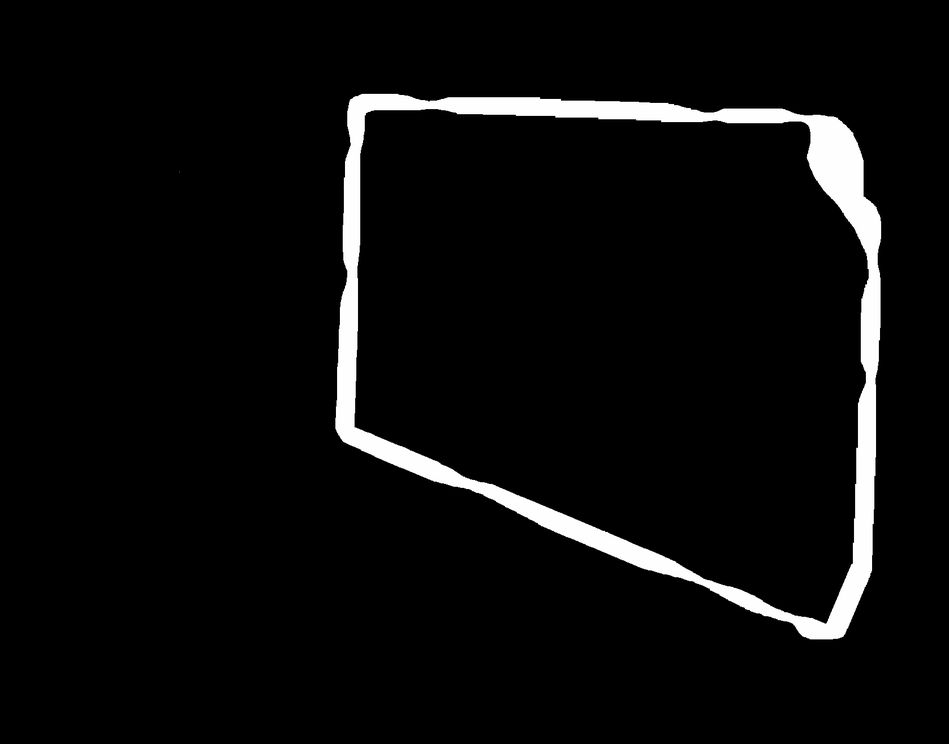
#> input picture src/global_planner/maps/HRL/HRL_gimp.png, 949 x 744 px, shrunk from 1678 x 1316 before the run, found by its file name; its folder holds 4 pictures in this run
$ python centerline_computation.py
#> lines starting #> are read from the running program, lines starting #| are printed output that depends on the picture; after the words box and inside, x2 and y2 are one past the last pixel; in counts of white or black regions, pixels touching at a corner belong together
import cv2
import numpy as np
import os
from scipy.interpolate import CubicSpline
# import matplotlib.pyplot as plt
import pandas as pd


# Parameter
MAP_NAME = 'HRL'

# Import
image_path = os.path.join(os.getcwd(), 'src', 'global_planner', 'maps', MAP_NAME, f'{MAP_NAME}_gimp.png')
image = cv2.imread(image_path, cv2.IMREAD_GRAYSCALE)
#> image is the input picture: shape (744, 949); min 0, max 255, mean 11.9

# Binary image
_, binary_image = cv2.threshold(image, 5, 255, cv2.THRESH_BINARY)
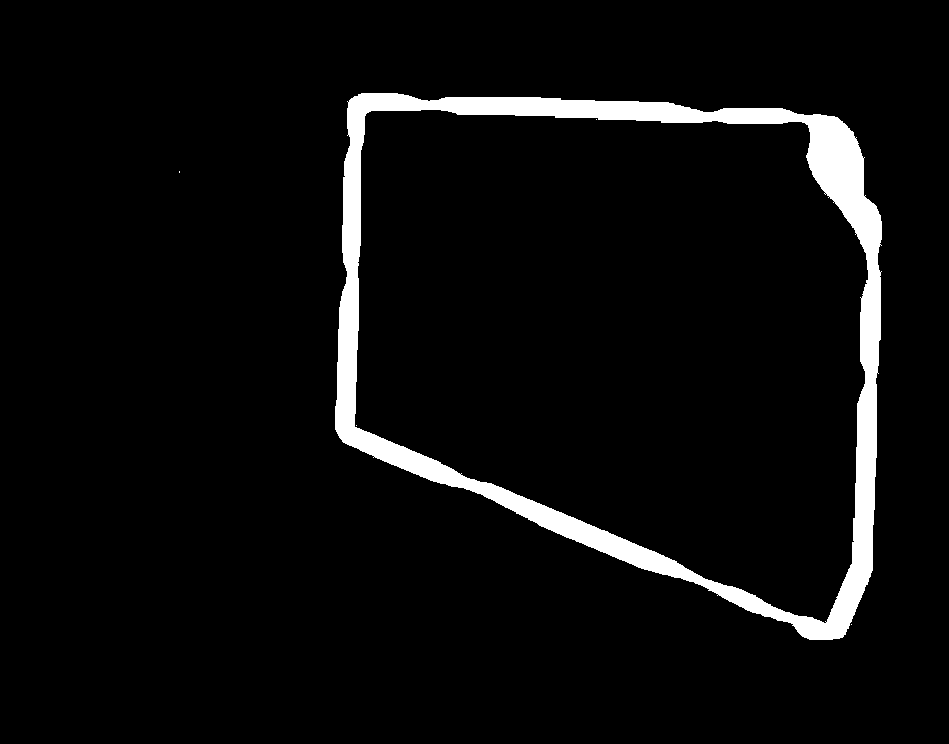
#> binary_image: shape (744, 949); 5% white; 5 white regions (4 under 20 px), largest, box (x1, y1, x2, y2) and area: (335, 93, 882, 640) 35346

# Flip (needed because of rviz etc...)
binary_image = cv2.flip(binary_image, 0)
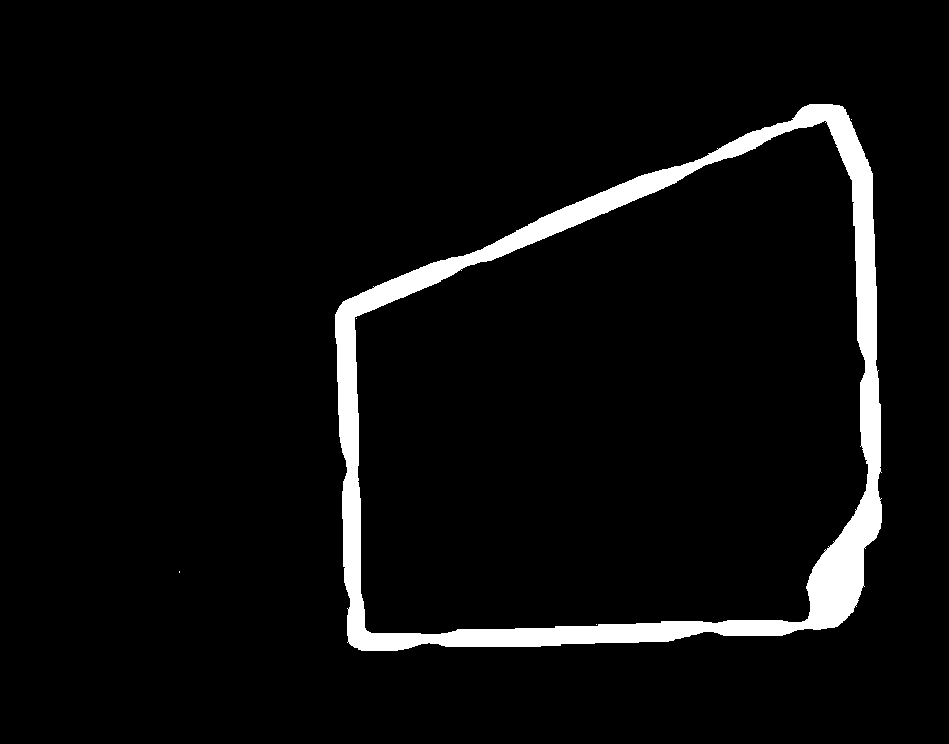
#> binary_image: shape (744, 949); 5% white; 5 white regions (4 under 20 px), largest, box (x1, y1, x2, y2) and area: (335, 104, 882, 651) 35346

# Erode
kernel = np.ones((3, 3), np.uint8)
binary_image = cv2.erode(binary_image, kernel)
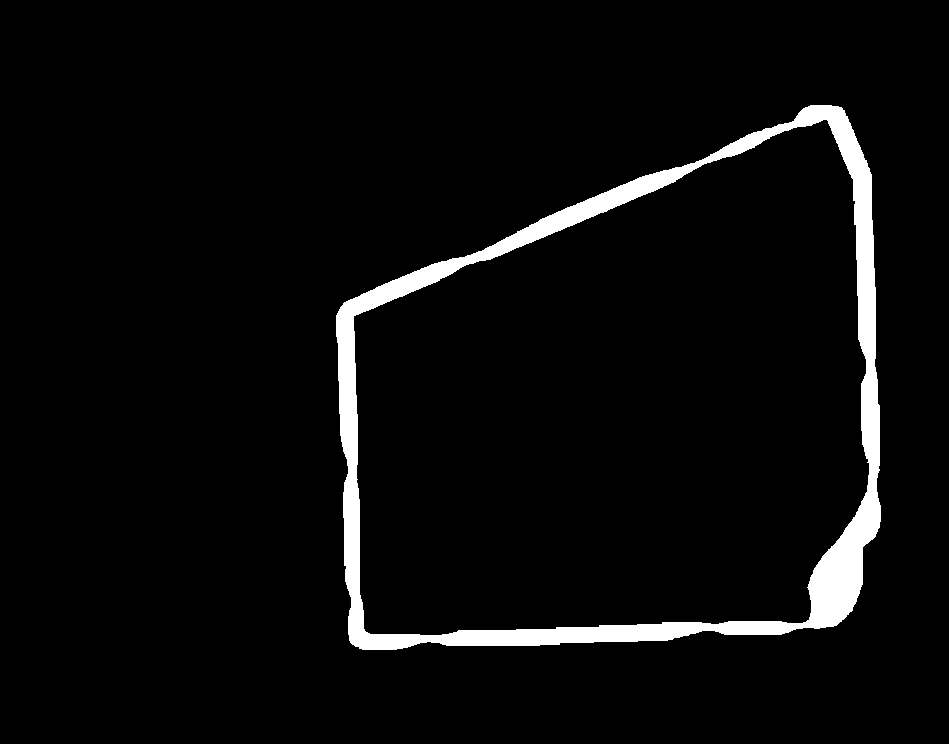
#> binary_image: shape (744, 949); 4.4% white; 1 white region, box (x1, y1, x2, y2) and area: (336, 105, 881, 650) 31002

# Skeleton fpr initial centerline
skeleton = binary_image.copy()
kernel = np.ones((3, 3), np.uint8)

for i in range(100):
    print(i) # TODO print msg
    skeleton = cv2.dilate(skeleton, kernel, iterations=10)
    skeleton = cv2.ximgproc.thinning(skeleton)
#> this loop made 100 passes
#> pass 1, `skeleton = cv2.ximgproc.thinning(skeleton)`:
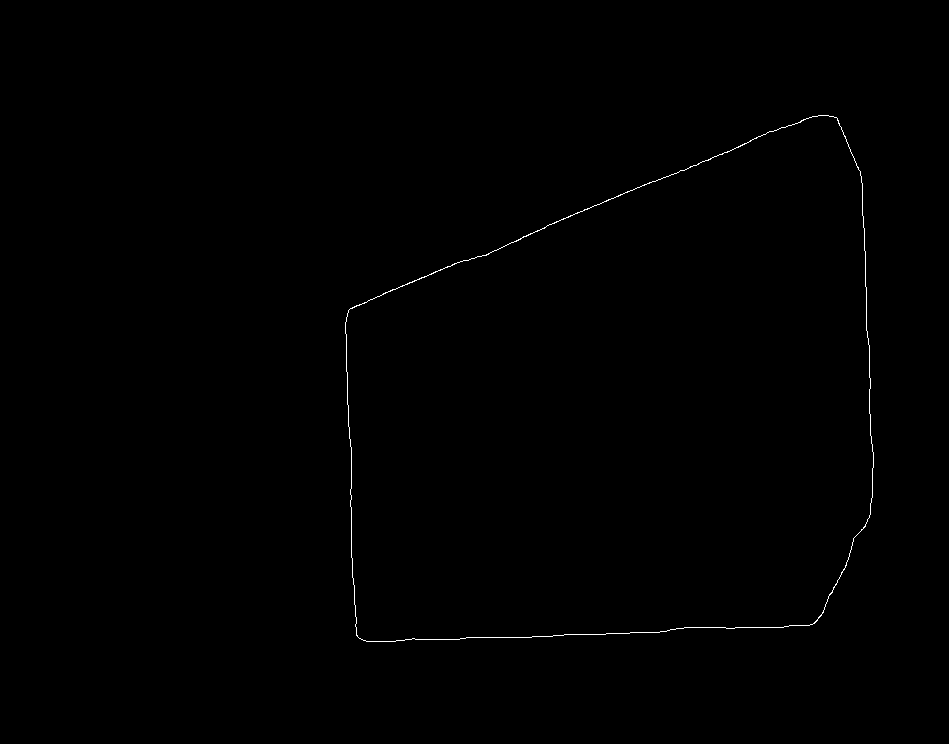
#> skeleton: shape (744, 949); 0.26% white in thin lines or dots, all inside (x1, y1, x2, y2) = (345, 115, 874, 642)
#> pass 2, `skeleton = cv2.dilate(skeleton, kernel, iterations=10)`:
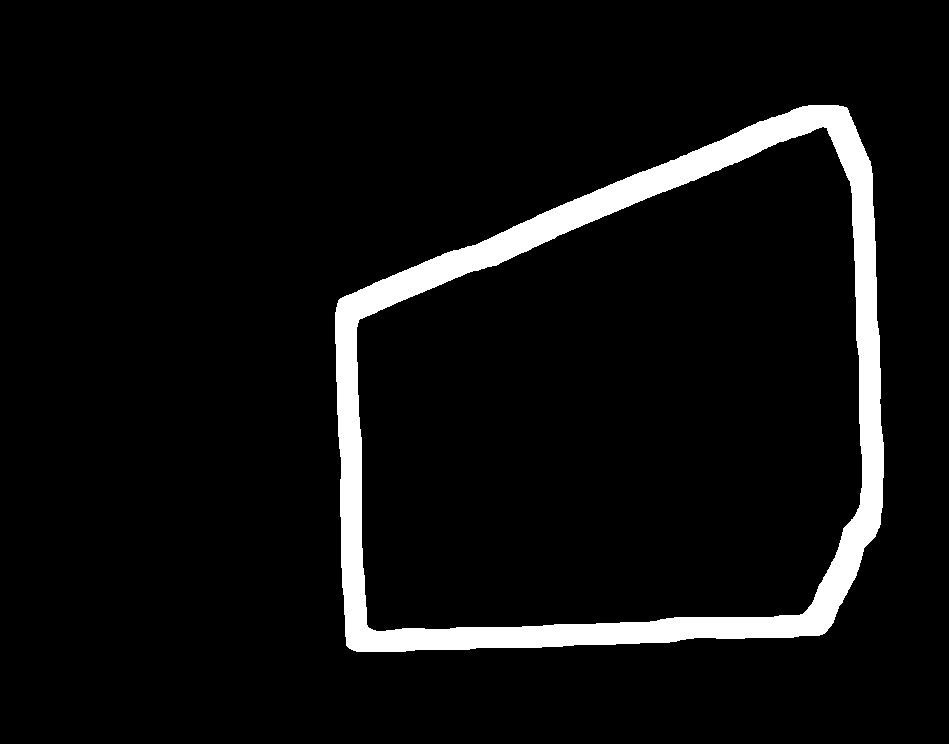
#> skeleton: shape (744, 949); 6.3% white; 1 white region, box (x1, y1, x2, y2) and area: (335, 105, 884, 652) 44135
#> after the loop: skeleton: shape (744, 949); 0.26% white in thin lines or dots, all inside (x1, y1, x2, y2) = (346, 116, 873, 642)

num_labels, labels_im = cv2.connectedComponents(skeleton)
#> num_labels = 2

if num_labels == 2:
    sk = np.zeros_like(binary_image)
    sk[labels_im == 1] = 255
else:
    print('fehler') # TODO beende skript

# Edge detection for race track borders
edges = cv2.Canny(binary_image, 100, 200)
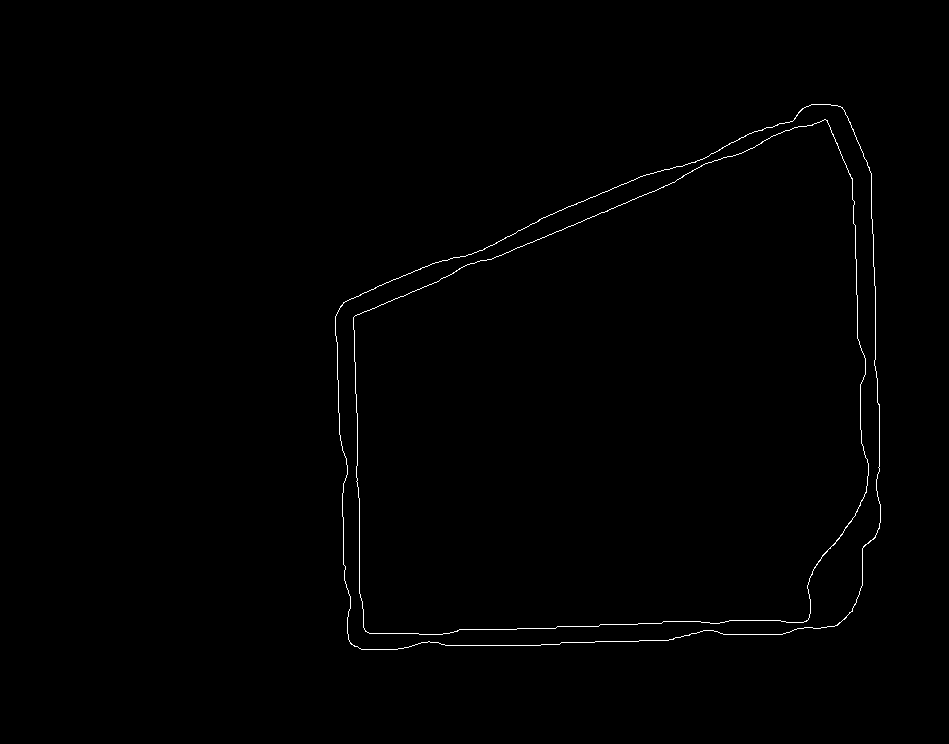
#> edges: shape (744, 949); 0.52% white in thin lines or dots, all inside (x1, y1, x2, y2) = (335, 104, 881, 650)
num_labels, labels_im = cv2.connectedComponents(edges)
#> labels_im: shape (744, 949) int32; 3 distinct labels, from 0 to 2
#> num_labels = 3
if num_labels == 3:
    b1 = np.zeros_like(edges)
    b2 = np.zeros_like(edges)
    b1[labels_im == 1] = 255
    b2[labels_im == 2] = 255

else:
    print("fehler") # TODO beende skript

# Extract ordered centerline points
contours, _ = cv2.findContours(sk, cv2.RETR_EXTERNAL, cv2.CHAIN_APPROX_NONE)
centerline_points_f = [pt[0] for pt in max(contours, key=cv2.contourArea)]

# Extract ordered racetrack border points
contours, _ = cv2.findContours(b1, cv2.RETR_EXTERNAL, cv2.CHAIN_APPROX_NONE)
b1_points = [pt[0] for pt in max(contours, key=cv2.contourArea)]
contours, _ = cv2.findContours(b2, cv2.RETR_EXTERNAL, cv2.CHAIN_APPROX_NONE)
b2_points = [pt[0] for pt in max(contours, key=cv2.contourArea)]


# Centerline optimization
SPLINE_INTERPOLATION = False
STEP_CENTERLINE = 10

# Keep every 20th point from the centerline
centerline_points = centerline_points_f[::STEP_CENTERLINE]

# Create an output image
output_image = np.zeros((binary_image.shape[0], binary_image.shape[1], 3), dtype=np.uint8)

# Draw the contours
output_image[b1 == 255] = [255, 0, 255]
output_image[b2 == 255] = [255, 0, 255]
output_image[sk == 255] = [255, 0, 255]

# Convert points to NumPy arrays
centerline_points = np.array(centerline_points)
b1_points = np.array(b1_points)
b2_points = np.array(b2_points)

# Backup copy of the centerline points
cur_centerline_points = centerline_points.copy()

itt = 10
# Iteratively optimize the centerline
for i in range(itt):
    # List to hold optimized centerline points
    optimized_centerline_points = []

    # Draw normal vectors and find the closest points on splines
    for idx, cp1 in enumerate(cur_centerline_points):
        # Determine the next point for the tangent calculation
        if idx == len(cur_centerline_points) - 1:
            cp2 = cur_centerline_points[0]
        else:
            cp2 = cur_centerline_points[idx + 1]

        # Calculate the tangent and normal vectors
        T = cp2 - cp1  # Tangent vector
        if np.linalg.norm(T) < 1e-6:  # Check for near-zero length to avoid NaNs
            N = np.array([0, 1])  # Default normal if T is zero
        else:
            N = np.array([-T[1], T[0]])  # Normal vector
            N = N / np.linalg.norm(N)  # Normalize the normal vector

        # Calculate the endpoint for the normal vector and convert to integer tuple
        start_point = (int(cp1[0]), int(cp1[1]))
        end_point = (int(cp1[0] + N[0] * 20), int(cp1[1] + N[1] * 20))  # Length of the normal vector is 20 pixels

        # Draw the normal vector in red in the last iteration
        if i == itt - 1:
            cv2.arrowedLine(output_image, start_point, end_point, (0, 0, 255), 1)

        b1d = np.linalg.norm(b1_points-cp1, axis=1)
        b1d_idx = np.argsort(b1d)
        b1_points_s = b1_points[b1d_idx[:20]]
        bd = []
        for bidx, b1p in enumerate(b1_points_s):
            if N[0] == 0 and N[1] != 0:
                t = (b1p[1] - cp1[1])/N[1]
            elif N[0] != 0:
                t = (b1p[0] - cp1[0])/N[0]
            else:
                pass

            cp1_schnittpunkt = cp1 + t*N
            bd.append(np.linalg.norm(b1p - cp1_schnittpunkt))
        bd = np.array(bd)
        b1min = b1_points_s[np.argmin(bd)]

        b2d = np.linalg.norm(b2_points-cp1, axis=1)
        b2d_idx = np.argsort(b2d)
        b2_points_s = b2_points[b2d_idx[:20]]
        bd = []
        for bidx, b2p in enumerate(b2_points_s):
            if N[0] == 0 and N[1] != 0:
                t = (b2p[1] - cp1[1])/N[1]
            elif N[0] != 0:
                t = (b2p[0] - cp1[0])/N[0]
            else:
                pass

            cp1_schnittpunkt = cp1 + t*N
            bd.append(np.linalg.norm(b2p - cp1_schnittpunkt))
        bd = np.array(bd)
        b2min = b2_points_s[bd.argmin()]

        if i == itt-1:
            cv2.line(output_image, b1min, b2min, (0, 255, 255), 1)  # Yellow line between points

        x = int((b1min[0] + b2min[0])/2)
        y = int((b1min[1] + b2min[1])/2)

        optimized_centerline_points.append([x,y])

    optimized_centerline_points.append(optimized_centerline_points[0])
    optimized_centerline_points = np.array(optimized_centerline_points)

    if SPLINE_INTERPOLATION:
        # spline interpolation
        cx = optimized_centerline_points[:,0]
        cy = optimized_centerline_points[:,1]

        spline_cx = CubicSpline(np.arange(len(cx)), cx, bc_type='periodic')
        spline_cy = CubicSpline(np.arange(len(cy)), cy, bc_type='periodic')

        ct_values = np.linspace(0, len(cx) - 1, len(optimized_centerline_points))  # 1000 points for smooth curve
        c_spline = np.array([spline_cx(ct_values), spline_cy(ct_values)]).T

        print(c_spline[0])
        print(type(c_spline[0]), type(c_spline[0][0]))

        # maske aus spline erstellen
        cmask = np.zeros((output_image.shape[0], output_image.shape[1]), dtype=np.uint8)
        for j in range(len(c_spline)):
            p1 = tuple(c_spline[j].astype(int))
            if j == len(c_spline)-1:
                p2 = tuple(c_spline[0].astype(int))
            else:
                p2 = tuple(c_spline[j+1].astype(int))
            cv2.line(cmask, p1, p2, 255, 1)
            if i == itt-2:
                cv2.line(output_image, p1, p2, [0,255,0], 1)

    # better
    else:
        # maske aus spline erstellen
        cmask = np.zeros((output_image.shape[0], output_image.shape[1]), dtype=np.uint8)

        for j in range(len(optimized_centerline_points)):
            p1 = tuple(optimized_centerline_points[j].astype(int))
            if j == len(optimized_centerline_points)-1:
                p2 = tuple(optimized_centerline_points[0].astype(int))
            else:
                p2 = tuple(optimized_centerline_points[j+1].astype(int))
            cv2.line(cmask, p1, p2, 255, 1)
            if i == itt-2:
                cv2.line(output_image, p1, p2, [0,255,0], 1)

    if i < itt:
        # connected component
        contours, _ = cv2.findContours(cmask, cv2.RETR_EXTERNAL, cv2.CHAIN_APPROX_NONE)
        loop = max(contours, key=cv2.contourArea)
        centerline_points = [pt[0] for pt in loop]
        centerline_points = centerline_points[::STEP_CENTERLINE]
        cur_centerline_points = np.array(centerline_points)

cx = optimized_centerline_points[:,0]
cy = optimized_centerline_points[:,1]

spline_cx = CubicSpline(np.arange(len(cx)), cx, bc_type='periodic')
spline_cy = CubicSpline(np.arange(len(cy)), cy, bc_type='periodic')

ct_values = np.linspace(0, len(cx) - 1, len(optimized_centerline_points))  # 1000 points for smooth curve
c_spline = np.array([spline_cx(ct_values), spline_cy(ct_values)]).T

print(c_spline[0])
print(type(c_spline[0]), type(c_spline[0][0]))

# maske aus spline erstellen
cmask = np.zeros((output_image.shape[0], output_image.shape[1]), dtype=np.uint8)
for j in range(len(c_spline)):

    p1 = tuple(c_spline[j].astype(int))
    if j == len(c_spline)-1:
        p2 = tuple(c_spline[0].astype(int))
    else:
        p2 = tuple(c_spline[j+1].astype(int))


    cv2.line(output_image, p1, p2, [255,255,255], 1)
    cv2.line(cmask, p1,p2,255,1)

# # starting point
# racetrack_starting_point = c_spline[4].astype(int)

# Save the output image and mask image
# cv2.imwrite('centerline_with_smoothed_optimized_centerline.png', output_image)


# find contours from cmask
contours, _ = cv2.findContours(cmask, cv2.RETR_EXTERNAL, cv2.CHAIN_APPROX_NONE)
loop = max(contours, key=cv2.contourArea)
cmask_points = [pt[0] for pt in loop]
cmask_points = np.array(cmask_points)


# [17 lines of commented-out code are left out]
centerline_csv = pd.DataFrame(
    columns=['x', 'y']
)
for i in range(len(cmask_points)):
    centerline_csv.loc[len(centerline_csv.index)] = [float(cmask_points[i][0]), float(cmask_points[i][1])]

centerline_csv_path = os.path.join(os.getcwd(), 'src', 'global_planner', 'maps', MAP_NAME, f'{MAP_NAME}_centerline.csv')
centerline_csv.to_csv(centerline_csv_path, index=False)
